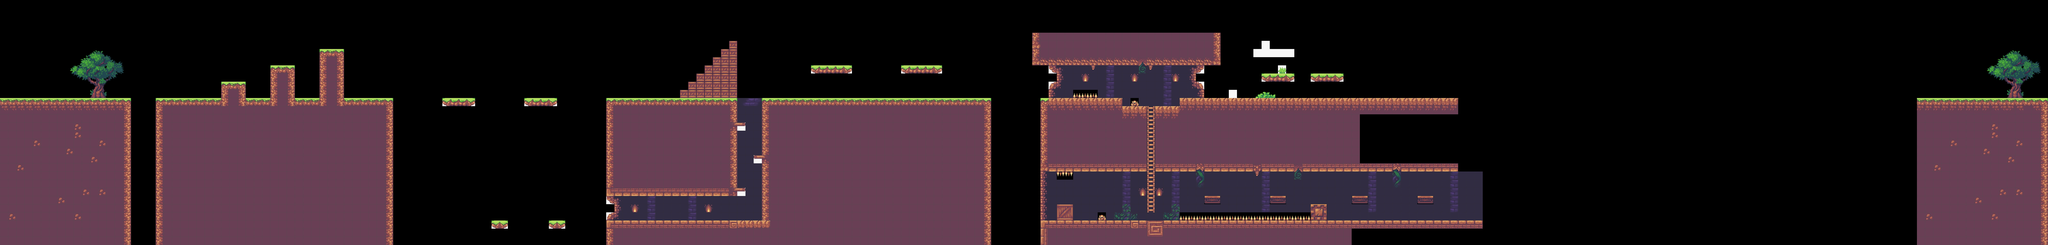

Rendered tile map (Tiled .tmx) drawn with the repository's tilesets; below, a short description and the map source with its tile grids summarised:
An orthogonal 250x30 tile map with 32x32 px tiles, 1 tile layer (Plataformes), 1 hidden layer not drawn, 3 tilesets.

<map version="1.9" tiledversion="1.9.2" orientation="orthogonal" renderorder="right-down" width="250" height="30" tilewidth="32" tileheight="32" infinite="0" nextlayerid="4" nextobjectid="1">
 <tileset firstgid="1" name="tileset_terrain" tilewidth="32" tileheight="32" tilecount="575" columns="25">
  <image source="tileset.jpeg" width="800" height="736" />
 </tileset>
 <tileset firstgid="576" name="tileset_props" tilewidth="32" tileheight="32" tilecount="364" columns="26">
  <image source="props.png" trans="898989" width="832" height="448" />
 </tileset>
 <tileset firstgid="940" name="MapMetadata" tilewidth="32" tileheight="32" spacing="1" tilecount="2" columns="2">
  <image source="MapMetadata.png" width="67" height="34" />
 </tileset>
 <layer id="2" name="Fondo" width="50" height="20" visible="0">
  <properties>
   <property name="Draw" type="bool" value="true" />
  </properties>
  <data>[1000 cells, 25 non-empty, 2 distinct tile ids]</data>
 </layer>
 <layer id="3" name="Plataformes" width="250" height="30">
  <properties>
   <property name="Draw" type="bool" value="true" />
  </properties>
  <data>[7500 cells, 3145 non-empty, 119 distinct tile ids]</data>
 </layer>
</map>
